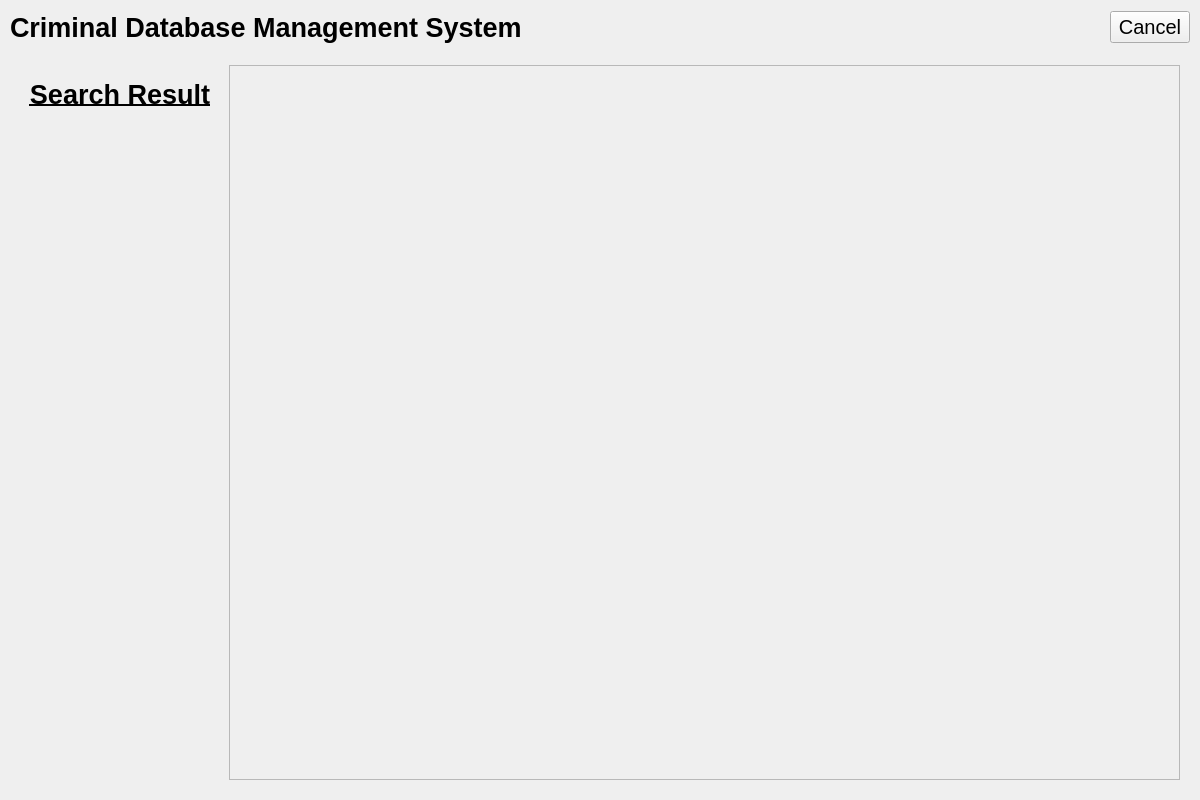
<?xml version="1.0" encoding="UTF-8"?>
<ui version="4.0">
 <class>MainWindow</class>
 <widget class="QMainWindow" name="MainWindow">
  <property name="geometry">
   <rect>
    <x>0</x>
    <y>0</y>
    <width>1200</width>
    <height>800</height>
   </rect>
  </property>
  <property name="sizePolicy">
   <sizepolicy hsizetype="Preferred" vsizetype="Preferred">
    <horstretch>0</horstretch>
    <verstretch>0</verstretch>
   </sizepolicy>
  </property>
  <property name="minimumSize">
   <size>
    <width>1200</width>
    <height>600</height>
   </size>
  </property>
  <property name="maximumSize">
   <size>
    <width>1920</width>
    <height>1080</height>
   </size>
  </property>
  <property name="windowTitle">
   <string>MainWindow</string>
  </property>
  <widget class="QWidget" name="mainWidget">
   <property name="sizePolicy">
    <sizepolicy hsizetype="Preferred" vsizetype="Preferred">
     <horstretch>0</horstretch>
     <verstretch>1</verstretch>
    </sizepolicy>
   </property>
   <property name="maximumSize">
    <size>
     <width>16777215</width>
     <height>16777215</height>
    </size>
   </property>
   <layout class="QVBoxLayout" name="MainLayout">
    <property name="spacing">
     <number>10</number>
    </property>
    <property name="sizeConstraint">
     <enum>QLayout::SetMaximumSize</enum>
    </property>
    <property name="leftMargin">
     <number>10</number>
    </property>
    <property name="topMargin">
     <number>10</number>
    </property>
    <property name="rightMargin">
     <number>10</number>
    </property>
    <property name="bottomMargin">
     <number>10</number>
    </property>
    <item>
     <widget class="QWidget" name="topBar" native="true">
      <property name="minimumSize">
       <size>
        <width>0</width>
        <height>35</height>
       </size>
      </property>
      <layout class="QHBoxLayout" name="horizontalLayout_4">
       <property name="leftMargin">
        <number>0</number>
       </property>
       <property name="topMargin">
        <number>0</number>
       </property>
       <property name="rightMargin">
        <number>0</number>
       </property>
       <property name="bottomMargin">
        <number>0</number>
       </property>
       <item alignment="Qt::AlignVCenter">
        <widget class="QLabel" name="title">
         <property name="sizePolicy">
          <sizepolicy hsizetype="Preferred" vsizetype="Preferred">
           <horstretch>0</horstretch>
           <verstretch>1</verstretch>
          </sizepolicy>
         </property>
         <property name="minimumSize">
          <size>
           <width>0</width>
           <height>30</height>
          </size>
         </property>
         <property name="font">
          <font>
           <pointsize>20</pointsize>
           <weight>75</weight>
           <bold>true</bold>
          </font>
         </property>
         <property name="text">
          <string>Criminal Database Management System</string>
         </property>
         <property name="margin">
          <number>0</number>
         </property>
        </widget>
       </item>
       <item alignment="Qt::AlignRight">
        <widget class="QPushButton" name="cancelBtn">
         <property name="font">
          <font>
           <pointsize>15</pointsize>
          </font>
         </property>
         <property name="text">
          <string>Cancel</string>
         </property>
        </widget>
       </item>
      </layout>
     </widget>
    </item>
    <item>
     <widget class="QWidget" name="searchWidget" native="true">
      <property name="sizePolicy">
       <sizepolicy hsizetype="Preferred" vsizetype="Preferred">
        <horstretch>0</horstretch>
        <verstretch>1</verstretch>
       </sizepolicy>
      </property>
      <layout class="QHBoxLayout" name="horizontalLayout" stretch="0,0">
       <property name="spacing">
        <number>10</number>
       </property>
       <property name="leftMargin">
        <number>10</number>
       </property>
       <property name="topMargin">
        <number>10</number>
       </property>
       <property name="rightMargin">
        <number>10</number>
       </property>
       <property name="bottomMargin">
        <number>10</number>
       </property>
       <item>
        <widget class="QWidget" name="verticalWidget" native="true">
         <layout class="QVBoxLayout" name="verticalLayout">
          <item>
           <widget class="QLabel" name="title2">
            <property name="minimumSize">
             <size>
              <width>0</width>
              <height>40</height>
             </size>
            </property>
            <property name="maximumSize">
             <size>
              <width>16777215</width>
              <height>40</height>
             </size>
            </property>
            <property name="font">
             <font>
              <pointsize>20</pointsize>
              <weight>75</weight>
              <bold>true</bold>
              <underline>true</underline>
             </font>
            </property>
            <property name="text">
             <string>Search Result</string>
            </property>
            <property name="alignment">
             <set>Qt::AlignRight|Qt::AlignTrailing|Qt::AlignVCenter</set>
            </property>
           </widget>
          </item>
          <item alignment="Qt::AlignHCenter|Qt::AlignVCenter">
           <widget class="QLabel" name="searchImg">
            <property name="text">
             <string/>
            </property>
            <property name="pixmap">
             <pixmap>../.resource/listImg.svg</pixmap>
            </property>
            <property name="alignment">
             <set>Qt::AlignLeading|Qt::AlignLeft|Qt::AlignVCenter</set>
            </property>
           </widget>
          </item>
         </layout>
        </widget>
       </item>
       <item>
        <widget class="QScrollArea" name="scrollArea">
         <property name="minimumSize">
          <size>
           <width>500</width>
           <height>0</height>
          </size>
         </property>
         <property name="widgetResizable">
          <bool>true</bool>
         </property>
         <property name="alignment">
          <set>Qt::AlignLeading|Qt::AlignLeft|Qt::AlignTop</set>
         </property>
         <widget class="QWidget" name="scrollAreaWidgetContents">
          <property name="geometry">
           <rect>
            <x>0</x>
            <y>0</y>
            <width>498</width>
            <height>713</height>
           </rect>
          </property>
          <layout class="QVBoxLayout" name="layoutCard">
           <property name="spacing">
            <number>20</number>
           </property>
           <property name="leftMargin">
            <number>10</number>
           </property>
           <property name="topMargin">
            <number>10</number>
           </property>
           <property name="rightMargin">
            <number>10</number>
           </property>
           <property name="bottomMargin">
            <number>10</number>
           </property>
          </layout>
         </widget>
        </widget>
       </item>
      </layout>
     </widget>
    </item>
   </layout>
  </widget>
 </widget>
 <resources/>
 <connections/>
</ui>
